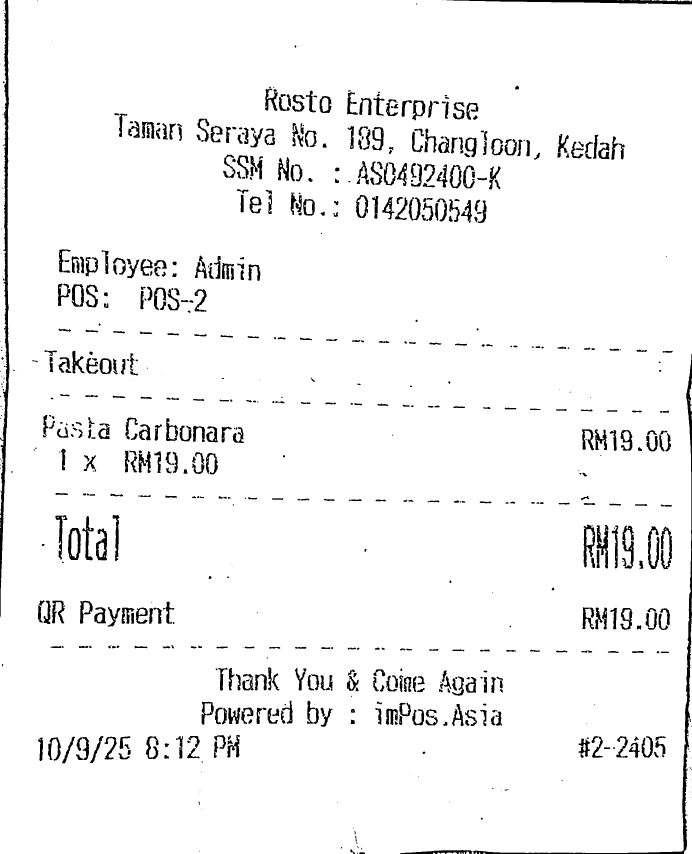
#> input picture expense-simple/ocr/_work_69021f6ddf1a2.jpg_clean.png, 2076 x 2560 px (shown at 1/3 size)
$ python -i extract_receipt.py   (imports and definitions only)   (older library calls are emulated)
#> lines starting #> are read from the running program, lines starting #| are printed output that depends on the picture; after the words box and inside, x2 and y2 are one past the last pixel; in counts of white or black regions, pixels touching at a corner belong together
# -*- coding: utf-8 -*-
import sys, os, json, re
from datetime import datetime
from paddleocr import PaddleOCR
import cv2
import numpy as np
from categorizer import ReceiptCategorizer


# ---------- brand lexicon & helpers ----------
BRAND_REGEXES = [
    (r"\bstarbucks?\b|frappuccino|venti|grande|macchiato", "Starbucks"),
    (r"\bnike\b|nike\.com|just\s*do\s*it", "Nike"),
    (r"\badidas\b|adidas\.com", "Adidas"),
    (r"\buniqlo\b|uniqlo\.com", "UNIQLO"),
    (r"\b7[- ]?eleven\b|7eleven", "7-Eleven"),
    (r"\bikea\b|ikea\.com", "IKEA"),
    (r"\bsephora\b", "Sephora"),
    (r"\bwatsons\b", "Watsons"),
    (r"\bguardian\b", "Guardian"),
    (r"\bpetronas\b", "Petronas"),
    (r"\bshell\b", "Shell"),
    (r"\bmr\.?\s*diy\b|mr[ -]?diy", "MR DIY"),
    (r"\bdomino'?s\b", "Domino's"),
    (r"\bpizza\s*h?ut\b", "Pizza Hut"),
    (r"\bmc\s?donald'?s\b|mcd\b", "McDonald's"),
    (r"\bsubway\b", "Subway"),
    (r"\b99\s*speed\s*mart\b|99\s*speedmart|99speedmart", "99 Speedmart"),
    (r"\bfamily\s*mart\b|familymart", "FamilyMart"),
    (r"\bfamily\s*hart\b|familyhart", "FamilyMart"),
    (r"\bbungkus\s+ikat\s+tepi\b", "Bungkus Ikat Tepi"),
    (r"\bcoriander\s*&\s*coffee\b|c\s*&\s*c\b", "Coriander & Coffee"),
    (r"\brosto\b", "Rosto"),
]

MERCHANT_CATEGORY_HINTS = {
    "99 speedmart": "Food & Dining",
    "speed mart": "Food & Dining",
    "familymart": "Food & Dining",
    "family mart": "Food & Dining",
    "bungkus ikat tepi": "Food & Dining",
    "coriander": "Food & Dining",
    "rosto": "Food & Dining",
    "petronas": "Transportation",
    "primax": "Transportation",
    "shell": "Transportation",
}

CURRENCY_RE = r"(?:RM|MYR|USD|SGD|GBP|EUR|\$|\u00a3|\u20ac)?"
MONEY_CAPTURE = rf"{CURRENCY_RE}\s*(\d{{1,3}}(?:[.,]\d{{3}})+(?:[.,]\d{{1,2}})?|\d+(?:[.,]\d{{1,2}})?)"
MONEY_TIGHT = re.compile(MONEY_CAPTURE)

MAX_PLAUSIBLE_AMOUNT = 100000.0

def _is_plausible_money(value: float) -> bool:
    return value is not None and value > 0 and value <= MAX_PLAUSIBLE_AMOUNT

DATE_LIKE = re.compile(r"\d{1,2}[-/]\d{1,2}[-/]\d{2,4}")
TIME_LIKE = re.compile(r"\d{1,2}:\d{2}")
TRAILING_DOT_PRICE = re.compile(r"^\s*\d+[.,]\s*$")

# [64 lines left out: functions _norm_money, _looks_like_line, _flatten_text, not called in this run]

# ---------- line-item helpers ----------
ITEM_NOISE = re.compile(
    r"\b(total|grand\s*total|cash|change|invoice|amount|amt|aot|qty|quantity|item(s)?|desc|"
    r"no\.?\s*of|visit|url|request|e-?invoice|date|time|balance|due|amount\(rm\))\b",
    re.I
)
QTY_LINE = re.compile(rf"^\s*(\d+)\s*[x\u00d7]\s*{MONEY_CAPTURE}\s*$", re.I)
INLINE_PRICE = re.compile(rf"^(.*?)[\s\.]+{MONEY_CAPTURE}\s*$")
SKU_PREFIX = re.compile(r"^\s*\d{3,8}\s+")  # drop leading item codes like "3645 "
# price forms that appear without description
X_PRICE     = re.compile(rf"^[x\u00d7]\s*{MONEY_CAPTURE}\s*$", re.I)     # "x 1.35" | "x1.35"
PRICE_ONLY  = re.compile(rf"^\s*{MONEY_CAPTURE}\s*$")               # "29.90"
SUMMARY_NEAR = re.compile(
    r"(tota[l]?|grand\s*total|sub\s*total|cash\w*|change\w*|amount\s*\(rm\)|amount\s*due|balance\s*due|paid)",
    re.I
)


# [164 lines left out: functions clean_desc, parse_line_items, not called in this run]


# ---------- field parsing ----------
TOTAL_ALIASES = re.compile(
    r"(?<!sub)\b(total|grand\s*total|amount\s*due|balance\s*due)\b", re.I
)

# [56 lines left out: function _pick_total, not called in this run]


DATE_PATTERNS = [
    # 5/25/2025 or 05-25-2025 or 5/25/25
    (re.compile(r"\b(\d{1,2})[/-](\d{1,2})[/-](\d{2,4})\b"), "mdy"),
    # 25/05/2025 or 25-05-25
    (re.compile(r"\b(\d{1,2})[.-](\d{1,2})[.-](\d{2,4})\b"), "dmy"),
    # 2025/05/25
    (re.compile(r"\b(20\d{2})[/-](\d{1,2})[/-](\d{1,2})\b"), "ymd"),
    # May 25, 2025 / 25 May 2025
    (re.compile(r"\b([A-Za-z]{3,9})\s+(\d{1,2})(?:,)?\s+(20\d{2})\b"), "mon_d_y"),
    (re.compile(r"\b(\d{1,2})\s+([A-Za-z]{3,9})\s+(20\d{2})\b"), "d_mon_y"),
]

MONTHS = {
    "jan":1,"january":1,"feb":2,"february":2,"mar":3,"march":3,"apr":4,"april":4,
    "may":5,"jun":6,"june":6,"jul":7,"july":7,"aug":8,"august":8,
    "sep":9,"sept":9,"september":9,"oct":10,"october":10,"nov":11,"november":11,"dec":12,"december":12
}

# [145 lines left out: functions _parse_date, _detect_brand, _debug_numbers, parse_fields, not called in this run]


def preprocess_image(img_path):
#> called with img_path = '_work_69021f6ddf1a2.jpg_clean.png'
    img = cv2.imread(img_path, cv2.IMREAD_COLOR)
#> img is the input picture: shape (2560, 2076, 3); 95.7% white; 747 black regions (152 under 20 px), largest, box (x1, y1, x2, y2) and area: (0, 0, 29, 1852) 15309, (1201, 1061, 2076, 2560) 13130, (1339, 0, 2076, 13) 4988
    if img is None:
        return img_path

    # Convert to gray and upscale first (tiny text needs pixels)
    gray = cv2.cvtColor(img, cv2.COLOR_BGR2GRAY)
    h, w = gray.shape
#> h = 2560; w = 2076
    if w < 1200:
        scale = max(2, int(1200 / max(1, w)))
        gray = cv2.resize(gray, (w*scale, h*scale), interpolation=cv2.INTER_CUBIC)

    # Light deskew via minAreaRect on edges (helps small tilt)
    try:
        edges = cv2.Canny(gray, 50, 150)
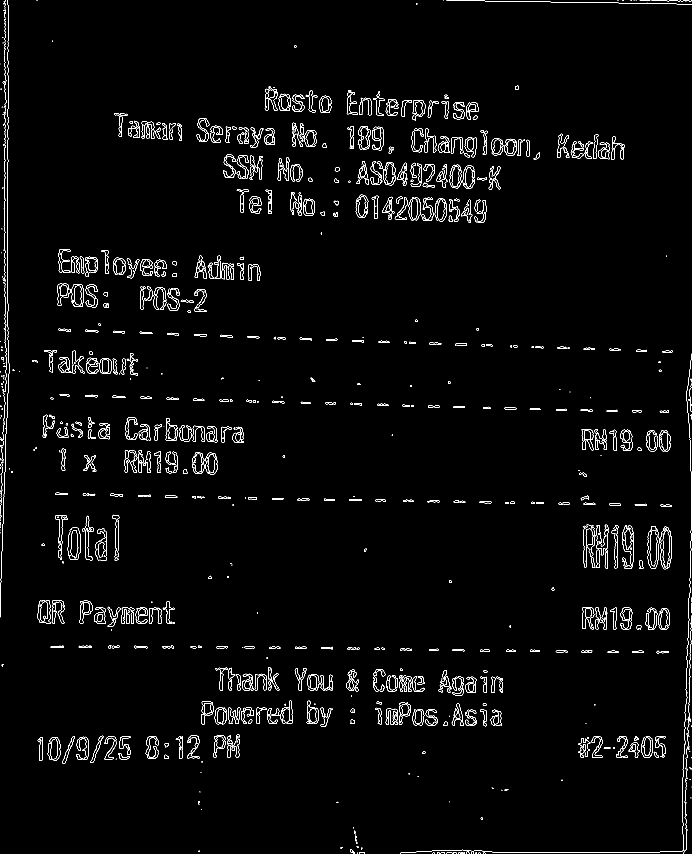
#> edges: shape (2560, 2076) (shown at 1/3 size); 1.5% white in thin lines or dots
        ys, xs = np.where(edges > 0)
        if len(xs) > 100:
            coords = np.column_stack((xs, ys)).astype(np.float32)
#> coords = 81774 pairs, first value 0 to 2075, second value 0 to 2559
            rect = cv2.minAreaRect(coords)
#> rect = ((1037.5, 1279.5), (2559, 2075), -90)
            ang = rect[-1]
#> ang = -90
            ang = -(90 + ang) if ang < -45 else -ang
#> ang = 0
            if 0.5 <= abs(ang) <= 8.0:
                M = cv2.getRotationMatrix2D((gray.shape[1]//2, gray.shape[0]//2), ang, 1.0)
                gray = cv2.warpAffine(gray, M, (gray.shape[1], gray.shape[0]), flags=cv2.INTER_CUBIC, borderMode=cv2.BORDER_REPLICATE)
    except Exception:
        pass

    # Candidate A: CLAHE (great for faint thermal/purple ink)
    clahe = cv2.createCLAHE(clipLimit=3.0, tileGridSize=(8, 8))
    a = clahe.apply(gray)

    # Candidate B: Adaptive threshold (handles uneven lighting)
    b = cv2.medianBlur(gray, 3)
#> b: shape (2560, 2076); 95.7% white; 685 black regions (92 under 20 px), largest, box (x1, y1, x2, y2) and area: (0, 0, 29, 1851) 15358, (1419, 1062, 2076, 2560) 11961, (1340, 0, 2076, 13) 5003
    b = cv2.adaptiveThreshold(
        b, 255,
        cv2.ADAPTIVE_THRESH_GAUSSIAN_C,
        cv2.THRESH_BINARY, 31, 10
    )

    # Candidate C: Contrast stretch + light blur (no binarization)
    c = cv2.normalize(gray, None, 0, 255, cv2.NORM_MINMAX)
    c = cv2.GaussianBlur(c, (3, 3), 0)
#> in preprocess_image, `_, c_bin = cv2.threshold(c, 0, 255, cv2.THRESH_BINARY + cv2.THRESH_OTSU)`: c_bin: shape (2560, 2076); 95.7% white; 704 black regions (110 under 20 px), largest, box (x1, y1, x2, y2) and area: (0, 0, 29, 1851) 15381, (1202, 1062, 2076, 2560) 13236, (1340, 0, 2076, 13) 5047

    def score(img_):
        # Higher = more “texty”: use edge energy as a cheap proxy
        sobelx = cv2.Sobel(img_, cv2.CV_32F, 1, 0, ksize=3)
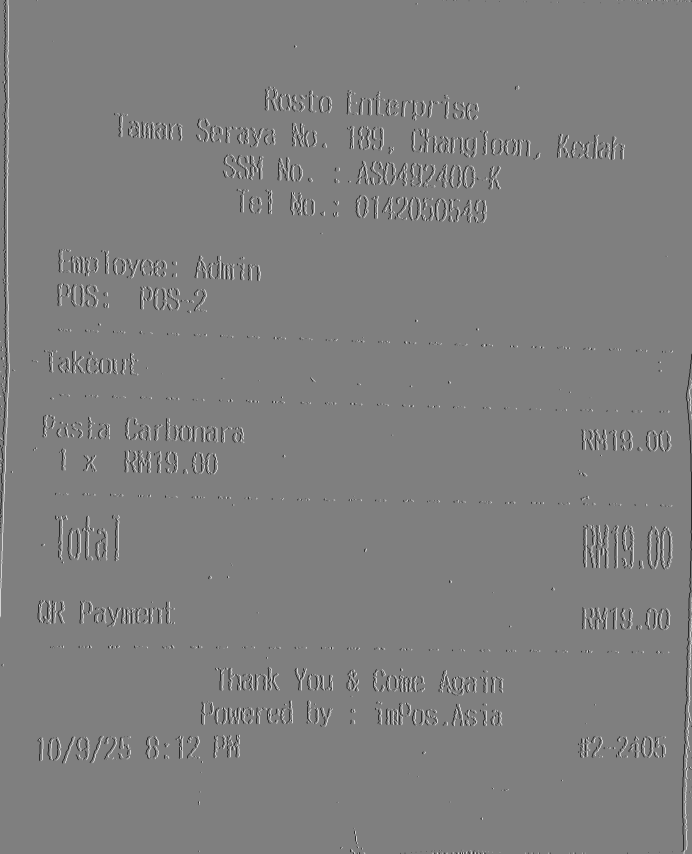
#> sobelx: shape (2560, 2076) float32 (shown at 1/3 size); min -1020, max 1020, mean -0.1; drawn with min black and max white
        sobely = cv2.Sobel(img_, cv2.CV_32F, 0, 1, ksize=3)
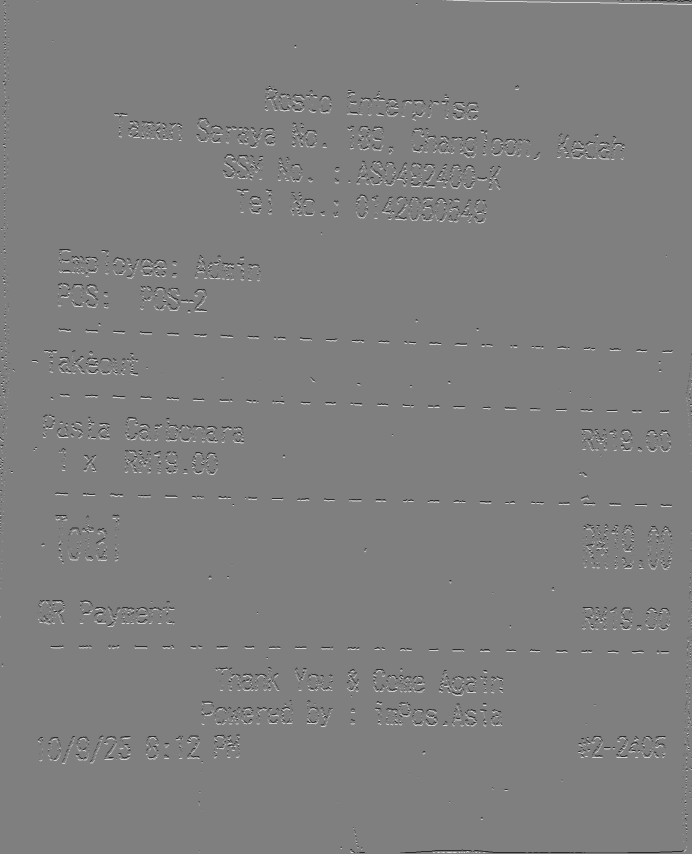
#> sobely: shape (2560, 2076) float32 (shown at 1/3 size); min -1020, max 1020, mean 0; drawn with min black and max white
        return float(np.mean(np.abs(sobelx)) + np.mean(np.abs(sobely)))

    # Binarize A & C too for fair comparison
    _, a_bin = cv2.threshold(a, 0, 255, cv2.THRESH_BINARY + cv2.THRESH_OTSU)
    _, c_bin = cv2.threshold(c, 0, 255, cv2.THRESH_BINARY + cv2.THRESH_OTSU)

    cand = max([(a_bin, score(a_bin)), (b, score(b)), (c_bin, score(c_bin))], key=lambda t: t[1])[0]

    # Slight morphology to reduce speckle and thicken faint strokes
    cand = cv2.medianBlur(cand, 3)
    cand = cv2.dilate(cand, np.ones((1, 2), np.uint8), iterations=1)
#> cand: shape (2560, 2076); 96.2% white; 680 black regions (93 under 20 px), largest, box (x1, y1, x2, y2) and area: (0, 0, 29, 1851) 13775, (1420, 1063, 2076, 2560) 10429, (1341, 0, 2076, 13) 4962

    out = img_path + "_clean.png"
    cv2.imwrite(out, cand)
    return out


# [84 lines left out: function main, not called in this run]

# [2 lines not run here, left out]

>>> result = preprocess_image('_work_69021f6ddf1a2.jpg_clean.png')
